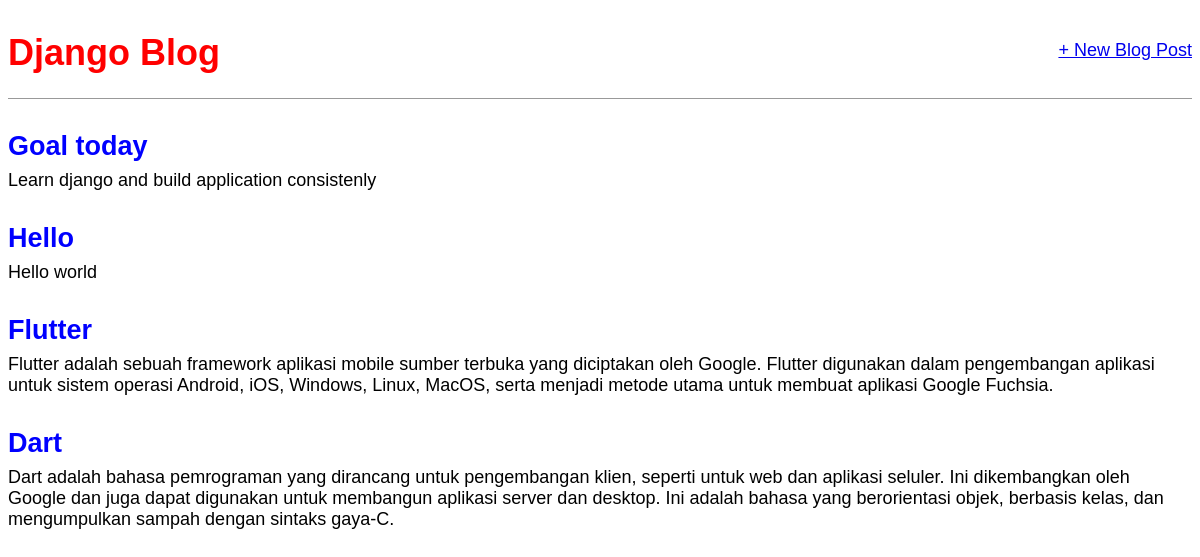
Before: / with the older database file.
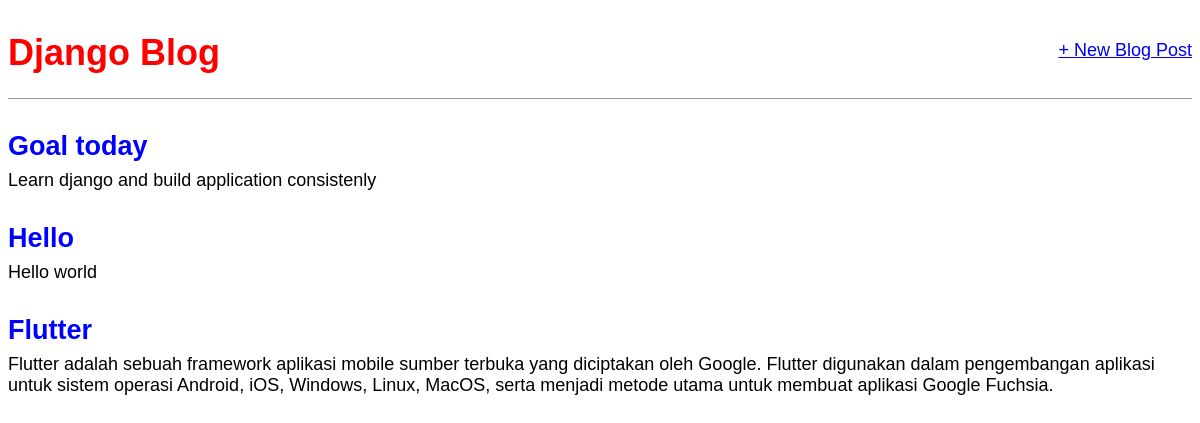
After: the same page with the newer database file.
### blog/models.py (models this page shows, shortened)
class Post(models.Model):
    title = models.CharField(max_length=200)
    author = models.ForeignKey('auth.User', on_delete=models.CASCADE,)
    body = models.TextField()

### blog/views.py (the view)
# urls.py: path('', BlogListView.as_view(), name='home')
class BlogListView(ListView):
  model = Post
  template_name = 'home.html'

### templates/home.html
{% extends 'base.html' %}
{% block content %}
  {% for post in object_list %}
    <div class="post-entry">
      <h2><a href="{% url 'post_detail' post.pk %}">{{ post.title }}</a></h2>
      <p>{{ post.body }}</p>
    </div>
  {% endfor %}
{% endblock content %}

### templates/base.html (shortened to what this page needs)
{% load static %}
<!DOCTYPE html>
<html lang="en">
  <head>
    <link rel="stylesheet" href="{% static 'css/base.css' %}" />
  </head>
  <body>
    <header>
      <div class="nav-left">
        <h1><a href="{% url 'home' %}">Django Blog</a></h1>
      </div>
      <div class="nav-right">
        <a href="{% url 'post_new' %}">+ New Blog Post</a>
      </div>
    </header>
    <div>{% block content %} {% endblock content %}</div>
  </body>
</html>

### static/css/base.css (style rules this page uses)
body { font-family: 'Source Sans Pro', sans-serif; font-size: 18px; }
header { border-bottom: 1px solid #999; margin-bottom: 2rem; display: flex; }
header h1 a { color: red; text-decoration: none; }
.nav-left { margin-right: auto; }
.nav-right { display: flex; padding-top: 2rem; }
.post-entry { margin-bottom: 2rem; }
.post-entry h2 { margin: 0.5rem 0; }
.post-entry h2 a, .post-entry h2 a:visited { color: blue; text-decoration: none; }
.post-entry p { margin: 0; font-weight: 400; }

Changed rows visible on the page:
removed Post: title "Dart", body "Dart adalah bahasa pemrograman yang dirancang untuk pengembangan klien, seperti untuk web dan aplikasi seluler. Ini dikembangkan oleh Google dan juga dapat digunakan untuk membangun aplikasi server dan desktop. Ini adalah bahasa yang berorientasi objek, berbasis kelas, dan mengumpulkan sampah dengan sintaks gaya-C."
